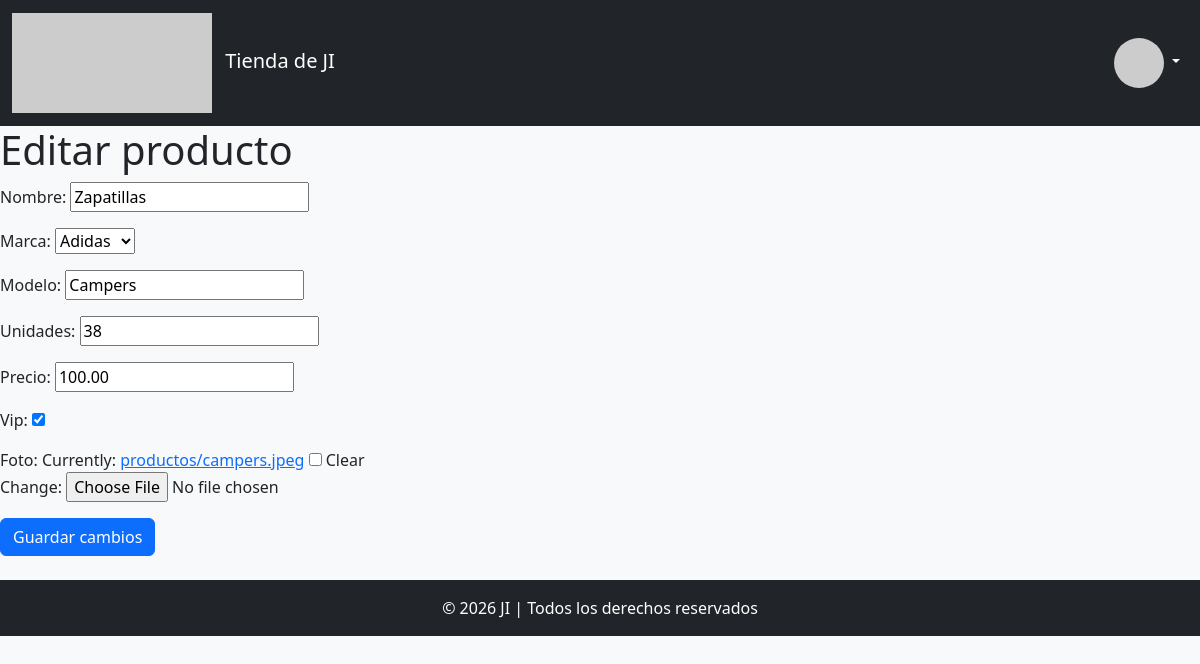
Screenshot of /tienda/admin/productos/1/edit with the database file from the repository.
### app/models.py (models this page shows, shortened)
class Producto(models.Model):
    nombre = models.CharField(max_length=50)
    marca = models.ForeignKey("Marca", on_delete=models.CASCADE)
    modelo = models.CharField(max_length=50)
    unidades = models.IntegerField()
    precio = models.DecimalField(decimal_places=2, max_digits=12, default=0.00)
    vip = models.BooleanField(default=False)
    foto = models.ImageField(upload_to='productos/', null=True, blank=True)
    class Meta:
        verbose_name = "Producto"
        verbose_name_plural = "Productos"
        unique_together = ['nombre','marca']

class Marca(models.Model):
    nombre = models.CharField(max_length=30, unique=True)
    def __str__(self):
        return f'{self.nombre}'
    class Meta:
        verbose_name = "Marca"
        verbose_name_plural = "Marcas"

### app/views.py (the view)
# urls.py: path('admin/productos/<int:pk>/edit', ProductoUpdateView.as_view(), name='producto_edit'),
class ProductoUpdateView(UpdateView):
    model = Producto
    fields = ['nombre', 'marca', 'modelo', 'unidades', 'precio', 'vip', 'foto']
    template_name = 'app/producto/producto_edit.html'
    context_object_name = 'producto'
    success_url = reverse_lazy('producto_lista')

### app/templates/app/producto/producto_edit.html (shortened to what this page needs)
{% extends "../base.html" %}
{% block contenido %}
<h1>Editar producto</h1>
<form method="post">
    {{ form.as_p }}
    <button type="submit" class="btn btn-primary">Guardar cambios</button>
</form>
{% endblock %}

### rows the page displays
Producto: nombre "Zapatillas", marca "Adidas", modelo "Campers", unidades "38", precio "100.00", vip "☑"
